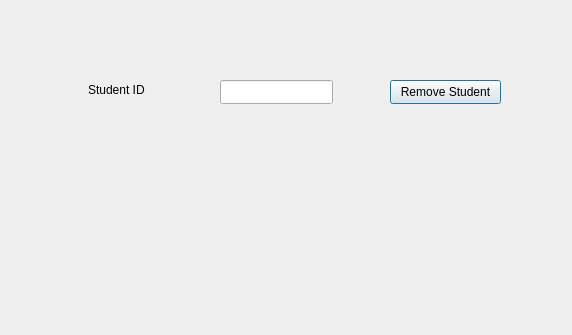
<?xml version="1.0" encoding="UTF-8"?>
<ui version="4.0">
 <class>RemoveStudent</class>
 <widget class="QDialog" name="RemoveStudent">
  <property name="geometry">
   <rect>
    <x>0</x>
    <y>0</y>
    <width>572</width>
    <height>335</height>
   </rect>
  </property>
  <property name="windowTitle">
   <string>Dialog</string>
  </property>
  <widget class="QLineEdit" name="remID">
   <property name="geometry">
    <rect>
     <x>220</x>
     <y>80</y>
     <width>113</width>
     <height>24</height>
    </rect>
   </property>
  </widget>
  <widget class="QLabel" name="label">
   <property name="geometry">
    <rect>
     <x>88</x>
     <y>80</y>
     <width>71</width>
     <height>20</height>
    </rect>
   </property>
   <property name="text">
    <string>Student ID</string>
   </property>
  </widget>
  <widget class="QPushButton" name="SRemoveButton">
   <property name="geometry">
    <rect>
     <x>390</x>
     <y>80</y>
     <width>111</width>
     <height>24</height>
    </rect>
   </property>
   <property name="text">
    <string>Remove Student</string>
   </property>
  </widget>
 </widget>
 <resources/>
 <connections/>
</ui>
